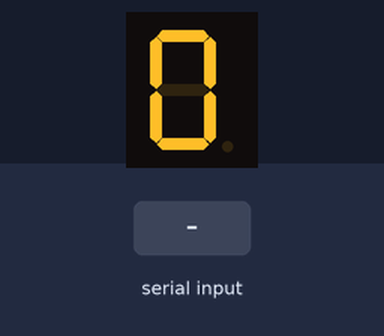
This sketch was run on a simulated Arduino Uno, built with avr-gcc and run on an emulated ATmega328P. Shown: 1-digit seven-segment display. Wiring (inferred from the names in the program): 1-digit 7-segment display, segments lit when HIGH: segments pin 2, pin 3, pin 4, pin 5, pin 6, pin 7, pin 8. Inputs (shaded band) come from the test bench. The segment pins are drawn as the display they are named for; what the sketch prints to the serial monitor is not drawn.

Above: at 3.1 s.
3.2 s: "90,45\n" received over Serial
At 3.6 s:
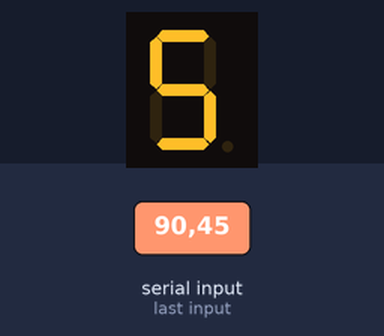
4.7 s: "30,150\n" received over Serial
At 4.71 s:
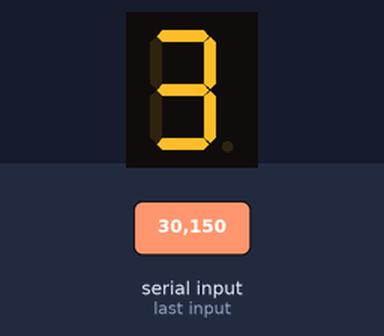
Timing chart, 0 to 7.7 s (numbered marks = the images above; inputs shaded):
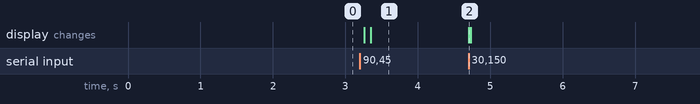

Measured:
- after the input at 3.2 s, the display: first changes after 0.06 s (image 1 shows a later state)
- after the input at 4.7 s, the display: changes at once (image 2)

The sketch:

FreeRtos_Segment.ino
```cpp
#include <Arduino_FreeRTOS.h>
const int a_pin = 2, b_pin = 3, c_pin = 4, d_pin = 5, e_pin = 6, f_pin = 7, g_pin = 8;
int Count_data_G = 0;

void clearSegment();
void zeroSegment();
void oneSegment();
void twoSegment();
void threeSegment();
void fourSegment();
void fiveSegment();
void sixSegment();
void sevenSegment();
void eightSegment();
void nineSegment();
void numberToSegment(int);
void xPrintSegment();

void setup()
{
    pinMode(a_pin, OUTPUT);
    pinMode(b_pin, OUTPUT);
    pinMode(c_pin, OUTPUT);
    pinMode(d_pin, OUTPUT);
    pinMode(e_pin, OUTPUT);
    pinMode(f_pin, OUTPUT);
    pinMode(g_pin, OUTPUT);
    Serial.begin(9600);
    if(xTaskCreate(xPrintSegment, "print_func", 100, NULL, 1, NULL) != pdPASS)
      Serial.println("Task not created");
    else
      Serial.println("Task created successfully");
}

void loop()
{

}

void xPrintSegment()
{
  const TickType_t ticks = 2;

  while(1){
    if(Serial.available())
      Count_data_G = Serial.read() - '0';
    if(Count_data_G >= 0 && Count_data_G <= 9)
        numberToSegment(Count_data_G);
    vTaskDelay(ticks);
  }
}

void clearSegment()
{
    digitalWrite(a_pin, LOW);
    digitalWrite(b_pin, LOW);
    digitalWrite(c_pin, LOW);
    digitalWrite(d_pin, LOW);
    digitalWrite(e_pin, LOW);
    digitalWrite(f_pin, LOW);
    digitalWrite(g_pin, LOW);
}

void zeroSegment()
{
    digitalWrite(a_pin, HIGH);
    digitalWrite(b_pin, HIGH);
    digitalWrite(c_pin, HIGH);
    digitalWrite(d_pin, HIGH);
    digitalWrite(e_pin, HIGH);
    digitalWrite(f_pin, HIGH);
}

void oneSegment()
{
    digitalWrite(b_pin, HIGH);
    digitalWrite(c_pin, HIGH);
}

void twoSegment()
{
    digitalWrite(a_pin, HIGH);
    digitalWrite(b_pin, HIGH);
    digitalWrite(g_pin, HIGH);
    digitalWrite(e_pin, HIGH);
    digitalWrite(d_pin, HIGH);
}

void threeSegment()
{
    digitalWrite(a_pin, HIGH);
    digitalWrite(b_pin, HIGH);
    digitalWrite(g_pin, HIGH);
    digitalWrite(c_pin, HIGH);
    digitalWrite(d_pin, HIGH);
}

void fourSegment()
{
    digitalWrite(f_pin, HIGH);
    digitalWrite(g_pin, HIGH);
    digitalWrite(b_pin, HIGH);
    digitalWrite(c_pin, HIGH);
}

void fiveSegment()
{
    digitalWrite(a_pin, HIGH);
    digitalWrite(f_pin, HIGH);
    digitalWrite(g_pin, HIGH);
    digitalWrite(c_pin, HIGH);
    digitalWrite(d_pin, HIGH);
}

void sixSegment()
{
    digitalWrite(a_pin, HIGH);
    digitalWrite(f_pin, HIGH);
    digitalWrite(g_pin, HIGH);
    digitalWrite(c_pin, HIGH);
    digitalWrite(d_pin, HIGH);
    digitalWrite(e_pin, HIGH);
}

void sevenSegment()
{
    digitalWrite(a_pin, HIGH);
    digitalWrite(b_pin, HIGH);
    digitalWrite(c_pin, HIGH);
}

void eightSegment()
{
    digitalWrite(a_pin, HIGH);
    digitalWrite(b_pin, HIGH);
    digitalWrite(c_pin, HIGH);
    digitalWrite(d_pin, HIGH);
    digitalWrite(e_pin, HIGH);
    digitalWrite(f_pin, HIGH);
    digitalWrite(g_pin, HIGH);
}

void nineSegment()
{
    digitalWrite(a_pin, HIGH);
    digitalWrite(b_pin, HIGH);
    digitalWrite(c_pin, HIGH);
    digitalWrite(d_pin, HIGH);
    digitalWrite(f_pin, HIGH);
    digitalWrite(g_pin, HIGH);
}

void numberToSegment(int number)
{
    clearSegment();
    switch (number)
    {
    case 0:
        zeroSegment();
        break;
    case 1:
        oneSegment();
        break;
    case 2:
        twoSegment();
        break;
    case 3:
        threeSegment();
        break;
    case 4:
        fourSegment();
        break;
    case 5:
        fiveSegment();
        break;
    case 6:
        sixSegment();
        break;
    case 7:
        sevenSegment();
        break;
    case 8:
        eightSegment();
        break;
    case 9:
        nineSegment();
        break;
    default:
        clearSegment();
        break;
    }
}
```
